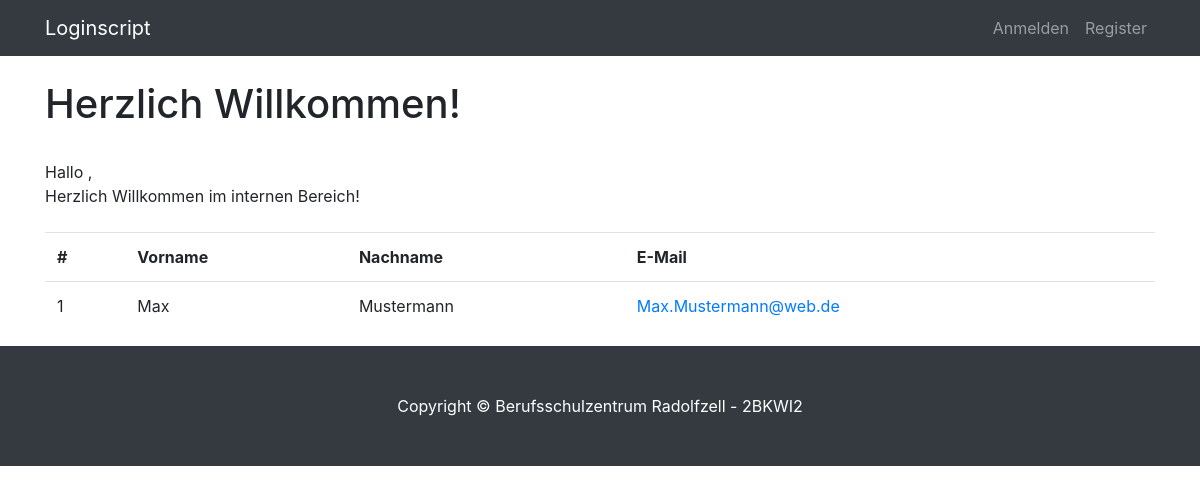
Page /web/admin/internal.php on the committed database.
### tables this page shows
CREATE TABLE IF NOT EXISTS `users` (
  `id` int(10) unsigned NOT NULL AUTO_INCREMENT,
  `email` varchar(255) NOT NULL,
  `passwort` varchar(255) NOT NULL,
  `vorname` varchar(255) NOT NULL DEFAULT '' ,
  `nachname` varchar(255) NOT NULL DEFAULT '' ,
  `class` varchar(20) NOT NULL DEFAULT '' ,
  `created_at` timestamp NOT NULL DEFAULT CURRENT_TIMESTAMP,
  `updated_at` timestamp on update CURRENT_TIMESTAMP NOT NULL DEFAULT CURRENT_TIMESTAMP ,
  `passwortcode` varchar(255) DEFAULT NULL,
  `passwortcode_time` timestamp NULL DEFAULT NULL,
  PRIMARY KEY (`id`), UNIQUE (`email`)
);

### web/admin/internal.php (the view, shortened to what this page needs)
<?php
require_once __DIR__ . '/../init.php';
$user = check_user();
include __DIR__ . "/../templates/header_user.inc.php";
?>
<div class="container main-container">
<br>
<h1>Herzlich Willkommen!</h1>
<br>
Hallo <?php echo htmlentities($user['vorname']); ?>,<br>
Herzlich Willkommen im internen Bereich!<br><br>
<div class="panel panel-default">
<table class="table">
<tr>
	<th>#</th>
	<th>Vorname</th>
	<th>Nachname</th>
	<th>E-Mail</th>
</tr>
<?php
$statement = $pdo->prepare("SELECT * FROM users ORDER BY id");
$result = $statement->execute();
$count = 1;
while($row = $statement->fetch()) {
	echo "<tr>";
	echo "<td>".$count++."</td>";
	echo "<td>".$row['vorname']."</td>";
	echo "<td>".$row['nachname']."</td>";
	echo '<td><a href="mailto:'.$row['email'].'">'.$row['email'].'</a></td>';
	echo "</tr>";
}
?>
</table>
</div>
</div>
<?php
include __DIR__ . "/../templates/footer.inc.php";
?>

### web/css/styles.css (style rules this page uses)
body { padding-top: 56px; }

### rows in the picture
users: vorname "Max", nachname "Mustermann", email "Max.Mustermann@web.de"
